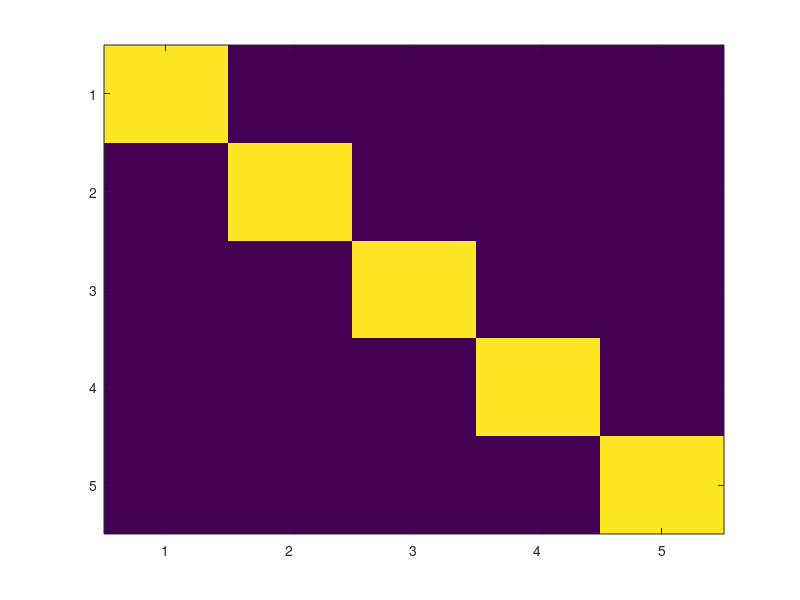

This figure's MATLAB source:
%% Code challenge from video 99

clear, clc

%%  Implement the MCA algorithm

% create matrix and check determinant
m = 5;
A = randn(m);
det(A)

% implement MCA; minors matrix
M = zeros(m);
for i = 1:m
    for j = 1:m
        Minor = A;
        Minor(i,:) = [];
        Minor(:,j) = [];
        
        M(i,j) = det(Minor);
    end
end

disp(M)

% cofactor matrix
H = ones(m).*(-1);
for i = 1:m
    for j = 1:m
        H(i,j) = (H(i,j))^(i+j);
    end
end

disp(H)

C = M.*H;
disp(C)

% adjugate matrix and inverse
A_inv_a = C'/det(A);
disp(A_inv_a)
disp(A*A_inv_a)

imagesc(A*A_inv_a)

% compute using inv() and compare
A_inv_b = inv(A);
disp(A_inv_b)
disp(A*A_inv_b)

diff = A_inv_a - A_inv_b;
disp(diff)
